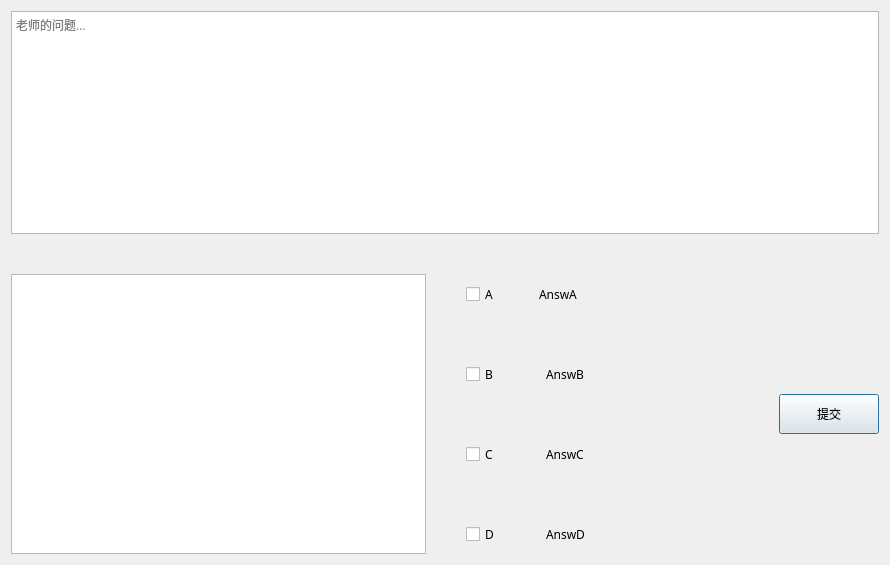
<?xml version="1.0" encoding="UTF-8"?>
<ui version="4.0">
 <class>AnswerWindow</class>
 <widget class="QDialog" name="AnswerWindow">
  <property name="geometry">
   <rect>
    <x>0</x>
    <y>0</y>
    <width>890</width>
    <height>565</height>
   </rect>
  </property>
  <property name="font">
   <font>
    <family>微软雅黑</family>
   </font>
  </property>
  <property name="windowTitle">
   <string>请回答问题...</string>
  </property>
  <layout class="QVBoxLayout" name="verticalLayout_3">
   <item>
    <layout class="QVBoxLayout" name="verticalLayout_2">
     <property name="spacing">
      <number>40</number>
     </property>
     <item>
      <widget class="QTextEdit" name="txtedtQues">
       <property name="documentTitle">
        <string/>
       </property>
       <property name="readOnly">
        <bool>true</bool>
       </property>
       <property name="markdown">
        <string/>
       </property>
       <property name="placeholderText">
        <string>老师的问题...</string>
       </property>
      </widget>
     </item>
     <item>
      <layout class="QHBoxLayout" name="horizontalLayout">
       <property name="spacing">
        <number>40</number>
       </property>
       <item>
        <widget class="QTextEdit" name="txtedtAnswer">
         <property name="acceptRichText">
          <bool>true</bool>
         </property>
        </widget>
       </item>
       <item>
        <layout class="QVBoxLayout" name="verticalLayout">
         <item>
          <layout class="QHBoxLayout" name="horizontalLayout_4">
           <item>
            <widget class="QCheckBox" name="ckbOptA">
             <property name="minimumSize">
              <size>
               <width>0</width>
               <height>40</height>
              </size>
             </property>
             <property name="maximumSize">
              <size>
               <width>40</width>
               <height>16777215</height>
              </size>
             </property>
             <property name="text">
              <string>A</string>
             </property>
            </widget>
           </item>
           <item>
            <widget class="QLabel" name="lblOptionA">
             <property name="minimumSize">
              <size>
               <width>200</width>
               <height>0</height>
              </size>
             </property>
             <property name="text">
              <string>AnswA</string>
             </property>
            </widget>
           </item>
          </layout>
         </item>
         <item>
          <layout class="QHBoxLayout" name="horizontalLayout_3">
           <item>
            <widget class="QCheckBox" name="ckbOptB">
             <property name="minimumSize">
              <size>
               <width>0</width>
               <height>40</height>
              </size>
             </property>
             <property name="maximumSize">
              <size>
               <width>40</width>
               <height>16777215</height>
              </size>
             </property>
             <property name="text">
              <string>B</string>
             </property>
            </widget>
           </item>
           <item>
            <widget class="QLabel" name="lblOptionB">
             <property name="text">
              <string>AnswB</string>
             </property>
            </widget>
           </item>
          </layout>
         </item>
         <item>
          <layout class="QHBoxLayout" name="horizontalLayout_2">
           <item>
            <widget class="QCheckBox" name="ckbOptC">
             <property name="minimumSize">
              <size>
               <width>0</width>
               <height>40</height>
              </size>
             </property>
             <property name="maximumSize">
              <size>
               <width>40</width>
               <height>16777215</height>
              </size>
             </property>
             <property name="text">
              <string>C</string>
             </property>
            </widget>
           </item>
           <item>
            <widget class="QLabel" name="lblOptionC">
             <property name="text">
              <string>AnswC</string>
             </property>
            </widget>
           </item>
          </layout>
         </item>
         <item>
          <layout class="QHBoxLayout" name="horizontalLayout_6">
           <item>
            <widget class="QCheckBox" name="ckbOptD">
             <property name="minimumSize">
              <size>
               <width>0</width>
               <height>40</height>
              </size>
             </property>
             <property name="maximumSize">
              <size>
               <width>40</width>
               <height>16777215</height>
              </size>
             </property>
             <property name="text">
              <string>D</string>
             </property>
            </widget>
           </item>
           <item>
            <widget class="QLabel" name="lblOptionD">
             <property name="text">
              <string>AnswD</string>
             </property>
            </widget>
           </item>
          </layout>
         </item>
        </layout>
       </item>
       <item>
        <widget class="QPushButton" name="btnSubmit">
         <property name="minimumSize">
          <size>
           <width>100</width>
           <height>40</height>
          </size>
         </property>
         <property name="maximumSize">
          <size>
           <width>100</width>
           <height>16777215</height>
          </size>
         </property>
         <property name="text">
          <string>提交</string>
         </property>
        </widget>
       </item>
       <item>
        <spacer name="horizontalSpacer">
         <property name="orientation">
          <enum>Qt::Horizontal</enum>
         </property>
         <property name="sizeType">
          <enum>QSizePolicy::Fixed</enum>
         </property>
         <property name="sizeHint" stdset="0">
          <size>
           <width>0</width>
           <height>20</height>
          </size>
         </property>
        </spacer>
       </item>
      </layout>
     </item>
    </layout>
   </item>
  </layout>
 </widget>
 <resources/>
 <connections/>
</ui>
